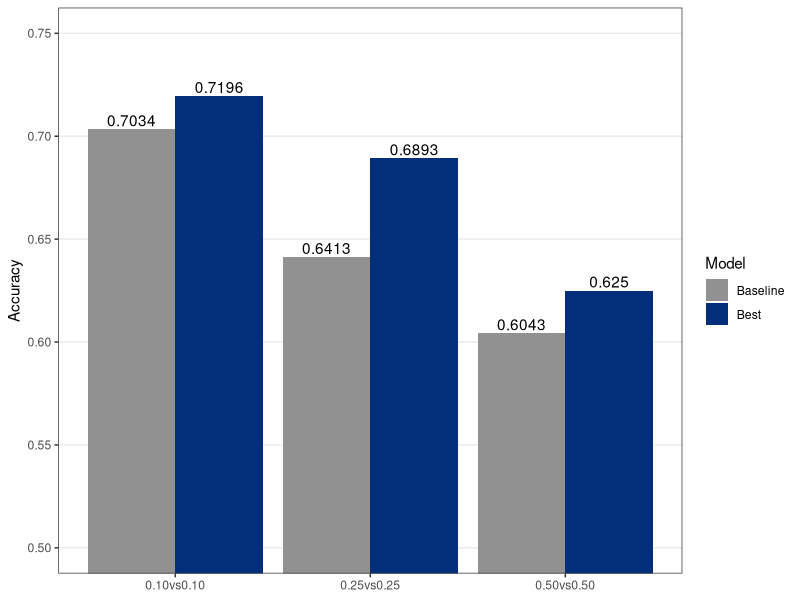
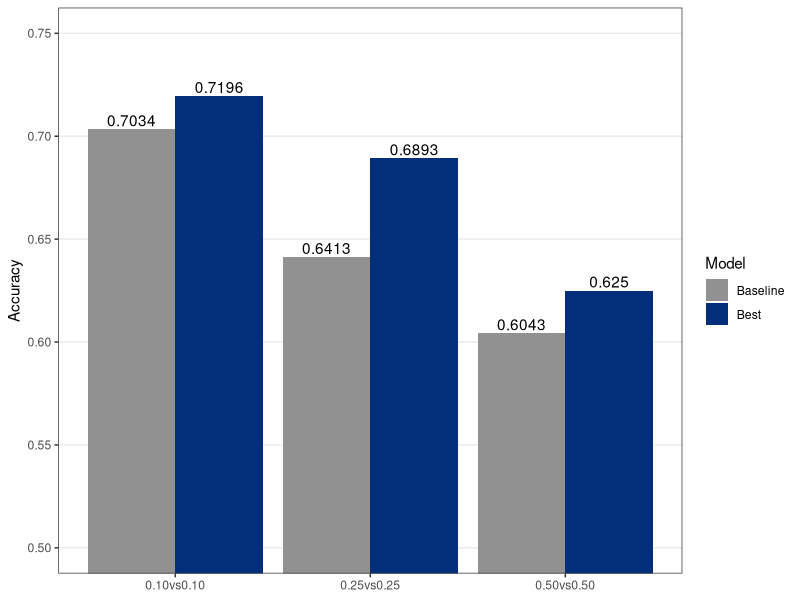

Write R code to recreate these figures, in order.
library(ggplot2)

df<- read.table(text = "Dataset Accuracy Model
1 0.10vs0.10  0.703432 Baseline
2 0.10vs0.10 0.7195692883 Best
3 0.25vs0.25 0.641323 Baseline
4 0.25vs0.25 0.6893258427 Best
5 0.50vs0.50 0.604321 Baseline
6 0.50vs0.50 0.625 Best", header = TRUE, sep = "")


p<-ggplot(data=df, aes(Dataset, Accuracy, fill=Model)) +
  geom_bar(position = "dodge", stat="identity") + 
  scale_fill_manual(values=c("#919191","#032e7a")) +
  geom_text(aes(label=round(Accuracy, digits = 4)), position=position_dodge(width=0.9), vjust=-0.25) +
  theme_bw() + 
  coord_cartesian(ylim = c(0.5, 0.75)) +
  theme(panel.grid.major.x = element_blank(), panel.grid.minor = element_blank(), axis.title.x=element_blank())

p

ggsave(filename="exp_comp.png", plot=p, width=6, height=3)